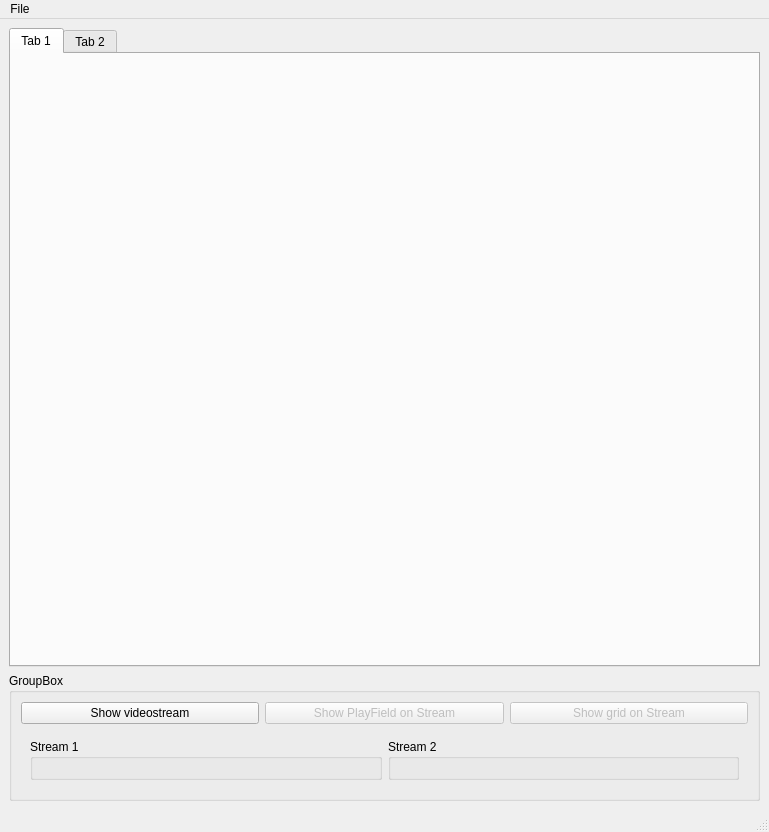
<?xml version="1.0" encoding="UTF-8"?>
<ui version="4.0">
 <class>GUIMRVision</class>
 <widget class="QMainWindow" name="GUIMRVision">
  <property name="geometry">
   <rect>
    <x>0</x>
    <y>0</y>
    <width>769</width>
    <height>832</height>
   </rect>
  </property>
  <property name="windowTitle">
   <string>mrVision</string>
  </property>
  <widget class="QWidget" name="centralwidget">
   <layout class="QVBoxLayout" name="verticalLayout">
    <item>
     <widget class="QTabWidget" name="tabWidget">
      <property name="currentIndex">
       <number>0</number>
      </property>
      <widget class="QWidget" name="tab">
       <attribute name="title">
        <string>Tab 1</string>
       </attribute>
      </widget>
      <widget class="QWidget" name="tab_2">
       <attribute name="title">
        <string>Tab 2</string>
       </attribute>
      </widget>
     </widget>
    </item>
    <item>
     <widget class="QGroupBox" name="groupBox">
      <property name="title">
       <string>GroupBox</string>
      </property>
      <layout class="QVBoxLayout" name="verticalLayout_2">
       <item>
        <widget class="QWidget" name="widget_2" native="true">
         <layout class="QHBoxLayout" name="horizontalLayout">
          <property name="leftMargin">
           <number>0</number>
          </property>
          <property name="topMargin">
           <number>0</number>
          </property>
          <property name="rightMargin">
           <number>0</number>
          </property>
          <property name="bottomMargin">
           <number>0</number>
          </property>
          <item>
           <widget class="QPushButton" name="pushButtonShowVideo">
            <property name="text">
             <string>Show videostream</string>
            </property>
           </widget>
          </item>
          <item>
           <widget class="QPushButton" name="pushButtonShowPlayField">
            <property name="enabled">
             <bool>false</bool>
            </property>
            <property name="text">
             <string>Show PlayField on Stream</string>
            </property>
           </widget>
          </item>
          <item>
           <widget class="QPushButton" name="pushButtonShowGrid">
            <property name="enabled">
             <bool>false</bool>
            </property>
            <property name="text">
             <string>Show grid on Stream</string>
            </property>
           </widget>
          </item>
         </layout>
        </widget>
       </item>
       <item>
        <widget class="QWidget" name="widget" native="true">
         <layout class="QHBoxLayout" name="horizontalLayout_2">
          <item>
           <widget class="QGroupBox" name="groupBoxStreamOne">
            <property name="title">
             <string>Stream 1</string>
            </property>
            <layout class="QVBoxLayout" name="verticalLayout_4">
             <item>
              <widget class="QWidget" name="widgetStreamOne" native="true">
               <property name="sizePolicy">
                <sizepolicy hsizetype="Preferred" vsizetype="Preferred">
                 <horstretch>0</horstretch>
                 <verstretch>0</verstretch>
                </sizepolicy>
               </property>
               <property name="sizeIncrement">
                <size>
                 <width>0</width>
                 <height>0</height>
                </size>
               </property>
              </widget>
             </item>
            </layout>
           </widget>
          </item>
          <item>
           <widget class="QGroupBox" name="groupBoxStreamTwo">
            <property name="title">
             <string>Stream 2</string>
            </property>
            <layout class="QVBoxLayout" name="verticalLayout_3">
             <item>
              <widget class="QWidget" name="widgetStreamTwo" native="true"/>
             </item>
            </layout>
           </widget>
          </item>
         </layout>
        </widget>
       </item>
      </layout>
     </widget>
    </item>
   </layout>
  </widget>
  <widget class="QMenuBar" name="menubar">
   <property name="geometry">
    <rect>
     <x>0</x>
     <y>0</y>
     <width>769</width>
     <height>25</height>
    </rect>
   </property>
   <widget class="QMenu" name="menuFile">
    <property name="title">
     <string>File</string>
    </property>
    <addaction name="actionSave_configuration"/>
    <addaction name="actionLoad_configuration"/>
    <addaction name="separator"/>
    <addaction name="actionExit"/>
   </widget>
   <addaction name="menuFile"/>
  </widget>
  <widget class="QStatusBar" name="statusbar"/>
  <action name="actionSave_configuration">
   <property name="text">
    <string>Save configuration</string>
   </property>
  </action>
  <action name="actionLoad_configuration">
   <property name="text">
    <string>Load configuration</string>
   </property>
  </action>
  <action name="actionExit">
   <property name="text">
    <string>Exit</string>
   </property>
  </action>
 </widget>
 <resources/>
 <connections/>
</ui>
